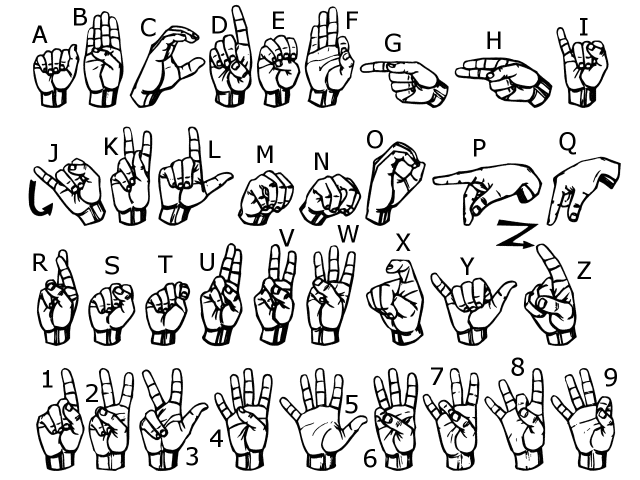
#> input picture signs.png, 1280 x 960 px, given in place of the camera (shown at 1/2 size)
$ python data_collection.py
#> lines starting #> are read from the running program, lines starting #| are printed output that depends on the picture; after the words box and inside, x2 and y2 are one past the last pixel; in counts of white or black regions, pixels touching at a corner belong together
import cv2
import os
import string

# Create the directory structure
if not os.path.exists("images"):
    os.makedirs("images")

for i in range(1,10):
    if not os.path.exists("images/" + str(i)):
        os.makedirs("images/" + str(i))

for i in string.ascii_uppercase:
    if not os.path.exists("images/" + i):
        os.makedirs("images/" + i)

# Train or test
mode = 'train'
directory = 'images' + '/'
minValue = 70

cap = cv2.VideoCapture(0)
interrupt = -1

while True:
    _, frame = cap.read()
#> frame is the input picture: shape (960, 1280, 3); min 0, max 255, mean 217.7
    # Simulating mirror image
    frame = cv2.flip(frame, 1)

    #Getting Count of existing images
    count = {
        '1': len(os.listdir(directory + "/1")),
        '2': len(os.listdir(directory + "/2")),
        '3': len(os.listdir(directory + "/3")),
        '4': len(os.listdir(directory + "/4")),
        '5': len(os.listdir(directory + "/5")),
        '6': len(os.listdir(directory + "/6")),
        '7': len(os.listdir(directory + "/7")),
        '8': len(os.listdir(directory + "/8")),
        '9': len(os.listdir(directory + "/9")),
        'a': len(os.listdir(directory + "/A")),
        'b': len(os.listdir(directory + "/B")),
        'c': len(os.listdir(directory + "/C")),
        'd': len(os.listdir(directory + "/D")),
        'e': len(os.listdir(directory + "/E")),
        'f': len(os.listdir(directory + "/F")),
        'g': len(os.listdir(directory + "/G")),
        'h': len(os.listdir(directory + "/H")),
        'i': len(os.listdir(directory + "/I")),
        'j': len(os.listdir(directory + "/J")),
        'k': len(os.listdir(directory + "/K")),
        'l': len(os.listdir(directory + "/L")),
        'm': len(os.listdir(directory + "/M")),
        'n': len(os.listdir(directory + "/N")),
        'o': len(os.listdir(directory + "/O")),
        'p': len(os.listdir(directory + "/P")),
        'q': len(os.listdir(directory + "/Q")),
        'r': len(os.listdir(directory + "/R")),
        's': len(os.listdir(directory + "/S")),
        't': len(os.listdir(directory + "/T")),
        'u': len(os.listdir(directory + "/U")),
        'v': len(os.listdir(directory + "/V")),
        'w': len(os.listdir(directory + "/W")),
        'x': len(os.listdir(directory + "/X")),
        'y': len(os.listdir(directory + "/Y")),
        'z': len(os.listdir(directory + "/Z"))
    }

    # Printing Count
    cv2.putText(frame, "MODE : "+mode, (10, 50), cv2.FONT_HERSHEY_PLAIN, 1, (0, 255, 255), 1)
#> frame: shape (960, 1280, 3); mean B, G, R 217.6, 217.7, 217.7
    cv2.putText(frame, "IMAGE COUNT", (10, 60), cv2.FONT_HERSHEY_PLAIN, 1, (0, 255, 255), 1)
#> frame: shape (960, 1280, 3); mean B, G, R 217.6, 217.7, 217.7
    cv2.putText(frame, "1 : " +  str(count['1']), (10, 80), cv2.FONT_HERSHEY_PLAIN, 1, (0, 255, 255), 1)
#> frame: shape (960, 1280, 3); mean B, G, R 217.6, 217.7, 217.7
    cv2.putText(frame, "2 : " +  str(count['2']), (10, 90), cv2.FONT_HERSHEY_PLAIN, 1, (0, 255, 255), 1)
#> frame: shape (960, 1280, 3); mean B, G, R 217.6, 217.7, 217.7
    cv2.putText(frame, "3 : "+ str(count['3']), (10, 100), cv2.FONT_HERSHEY_PLAIN, 1, (0, 255, 255), 1)
#> frame: shape (960, 1280, 3); mean B, G, R 217.6, 217.7, 217.7
    cv2.putText(frame, "4 : "+  str(count['4']), (10, 110), cv2.FONT_HERSHEY_PLAIN, 1, (0, 255, 255), 1)
#> frame: shape (960, 1280, 3); mean B, G, R 217.6, 217.7, 217.7
    cv2.putText(frame, "5 : "+  str(count['5']), (10, 120), cv2.FONT_HERSHEY_PLAIN, 1, (0, 255, 255), 1)
#> frame: shape (960, 1280, 3); mean B, G, R 217.5, 217.7, 217.7
    cv2.putText(frame, "6 : "+   str(count['6']), (10, 130), cv2.FONT_HERSHEY_PLAIN, 1, (0, 255, 255), 1)
#> frame: shape (960, 1280, 3); mean B, G, R 217.5, 217.7, 217.7
    cv2.putText(frame, "7 : " +str(count['7']), (10, 140), cv2.FONT_HERSHEY_PLAIN, 1, (0, 255, 255), 1)
#> frame: shape (960, 1280, 3); mean B, G, R 217.5, 217.7, 217.7
    cv2.putText(frame, "8 : " +str(count['8']), (10, 150), cv2.FONT_HERSHEY_PLAIN, 1, (0, 255, 255), 1)
#> frame: shape (960, 1280, 3); mean B, G, R 217.5, 217.7, 217.7
    cv2.putText(frame, "9 : " + str(count['9']), (10, 160), cv2.FONT_HERSHEY_PLAIN, 1, (0, 255, 255), 1)
#> frame: shape (960, 1280, 3); mean B, G, R 217.5, 217.7, 217.7
    cv2.putText(frame, "a : " + str(count['a']), (10, 170), cv2.FONT_HERSHEY_PLAIN, 1, (0, 255, 255), 1)
#> frame: shape (960, 1280, 3); mean B, G, R 217.5, 217.7, 217.7
    cv2.putText(frame, "b : " + str(count['b']), (10, 180), cv2.FONT_HERSHEY_PLAIN, 1, (0, 255, 255), 1)
#> frame: shape (960, 1280, 3); mean B, G, R 217.5, 217.7, 217.7
    cv2.putText(frame, "c : " + str(count['c']), (10, 190), cv2.FONT_HERSHEY_PLAIN, 1, (0, 255, 255), 1)
#> frame: shape (960, 1280, 3); mean B, G, R 217.5, 217.7, 217.7
    cv2.putText(frame, "d : " + str(count['d']), (10, 200), cv2.FONT_HERSHEY_PLAIN, 1, (0, 255, 255), 1)
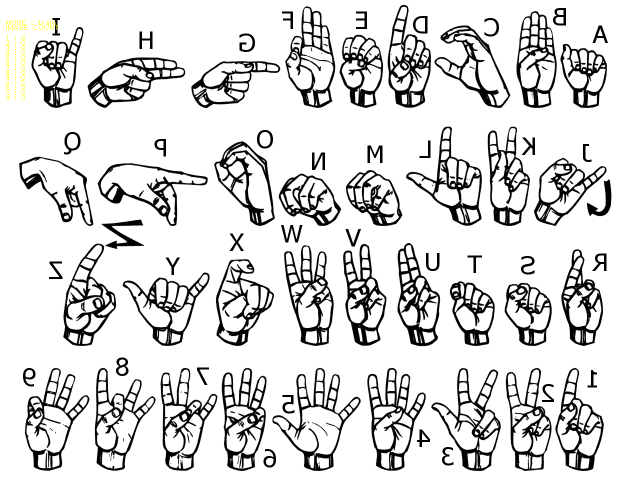
#> frame: shape (960, 1280, 3) (shown at 1/2 size); mean B, G, R 217.5, 217.7, 217.7
    cv2.putText(frame, "e : " + str(count['e']), (10, 210), cv2.FONT_HERSHEY_PLAIN, 1, (0, 255, 255), 1)
#> frame: shape (960, 1280, 3); under 0.01% of pixels changed, all inside (x1, y1, x2, y2) = (12, 200, 50, 210)
    cv2.putText(frame, "f : " + str(count['f']), (10, 220), cv2.FONT_HERSHEY_PLAIN, 1, (0, 255, 255), 1)
#> frame: shape (960, 1280, 3); mean B, G, R 217.4, 217.7, 217.7
    cv2.putText(frame, "g : " + str(count['g']), (10, 230), cv2.FONT_HERSHEY_PLAIN, 1, (0, 255, 255), 1)
#> frame: shape (960, 1280, 3); mean B, G, R 217.4, 217.7, 217.7
    cv2.putText(frame, "h : " + str(count['h']), (10, 240), cv2.FONT_HERSHEY_PLAIN, 1, (0, 255, 255), 1)
#> frame: shape (960, 1280, 3); mean B, G, R 217.4, 217.7, 217.7
    cv2.putText(frame, "i : " + str(count['i']), (10, 250), cv2.FONT_HERSHEY_PLAIN, 1, (0, 255, 255), 1)
#> frame: shape (960, 1280, 3); mean B, G, R 217.4, 217.7, 217.7
    cv2.putText(frame, "k : " + str(count['k']), (10, 260), cv2.FONT_HERSHEY_PLAIN, 1, (0, 255, 255), 1)
#> frame: shape (960, 1280, 3); mean B, G, R 217.4, 217.7, 217.7
    cv2.putText(frame, "l : " + str(count['l']), (10, 270), cv2.FONT_HERSHEY_PLAIN, 1, (0, 255, 255), 1)
#> frame: shape (960, 1280, 3); mean B, G, R 217.4, 217.7, 217.7
    cv2.putText(frame, "m : " + str(count['m']), (10, 280), cv2.FONT_HERSHEY_PLAIN, 1, (0, 255, 255), 1)
#> frame: shape (960, 1280, 3); mean B, G, R 217.4, 217.7, 217.7
    cv2.putText(frame, "n : " + str(count['n']), (10, 290), cv2.FONT_HERSHEY_PLAIN, 1, (0, 255, 255), 1)
#> frame: shape (960, 1280, 3); mean B, G, R 217.4, 217.7, 217.7
    cv2.putText(frame, "o : " + str(count['o']), (10, 300), cv2.FONT_HERSHEY_PLAIN, 1, (0, 255, 255), 1)
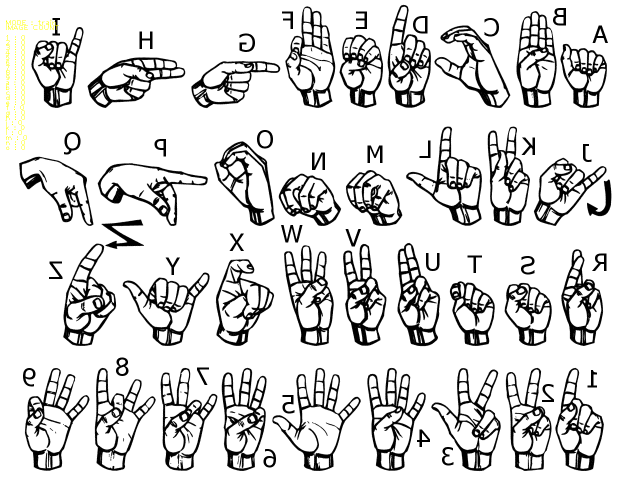
#> frame: shape (960, 1280, 3) (shown at 1/2 size); mean B, G, R 217.4, 217.7, 217.7
    cv2.putText(frame, "p : " + str(count['p']), (10, 310), cv2.FONT_HERSHEY_PLAIN, 1, (0, 255, 255), 1)
#> frame: shape (960, 1280, 3); under 0.01% of pixels changed, all inside (x1, y1, x2, y2) = (12, 300, 50, 313)
    cv2.putText(frame, "q : " + str(count['q']), (10, 320), cv2.FONT_HERSHEY_PLAIN, 1, (0, 255, 255), 1)
#> frame: shape (960, 1280, 3); mean B, G, R 217.3, 217.7, 217.7
    cv2.putText(frame, "r : " + str(count['r']), (10, 330), cv2.FONT_HERSHEY_PLAIN, 1, (0, 255, 255), 1)
#> frame: shape (960, 1280, 3); mean B, G, R 217.3, 217.7, 217.7
    cv2.putText(frame, "s : " + str(count['s']), (10, 340), cv2.FONT_HERSHEY_PLAIN, 1, (0, 255, 255), 1)
#> frame: shape (960, 1280, 3); mean B, G, R 217.3, 217.7, 217.7
    cv2.putText(frame, "t : " + str(count['t']), (10, 350), cv2.FONT_HERSHEY_PLAIN, 1, (0, 255, 255), 1)
#> frame: shape (960, 1280, 3); mean B, G, R 217.3, 217.7, 217.7
    cv2.putText(frame, "u : " + str(count['u']), (10, 360), cv2.FONT_HERSHEY_PLAIN, 1, (0, 255, 255), 1)
#> frame: shape (960, 1280, 3); mean B, G, R 217.3, 217.7, 217.7
    cv2.putText(frame, "v : " + str(count['v']), (10, 370), cv2.FONT_HERSHEY_PLAIN, 1, (0, 255, 255), 1)
#> frame: shape (960, 1280, 3); mean B, G, R 217.3, 217.7, 217.7
    cv2.putText(frame, "w : " + str(count['w']), (10, 380), cv2.FONT_HERSHEY_PLAIN, 1, (0, 255, 255), 1)
#> frame: shape (960, 1280, 3); mean B, G, R 217.3, 217.7, 217.7
    cv2.putText(frame, "x : " + str(count['x']), (10, 390), cv2.FONT_HERSHEY_PLAIN, 1, (0, 255, 255), 1)
#> frame: shape (960, 1280, 3); mean B, G, R 217.3, 217.7, 217.7
    cv2.putText(frame, "y : " + str(count['y']), (10, 400), cv2.FONT_HERSHEY_PLAIN, 1, (0, 255, 255), 1)
#> frame: shape (960, 1280, 3); mean B, G, R 217.3, 217.7, 217.7
    cv2.putText(frame, "z : " + str(count['z']), (10, 410), cv2.FONT_HERSHEY_PLAIN, 1, (0, 255, 255), 1)


    # Coordinates of the ROI
    x1 = int(0.5 * frame.shape[1])
#> x1 = 640
    y1 = 10
    x2 = frame.shape[1] - 10
#> x2 = 1270
    y2 = int(0.5 * frame.shape[1])
#> y2 = 640

    # Drawing the ROI
    cv2.rectangle(frame, (x1, y1), (x2, y2), (255, 0, 0), 1)
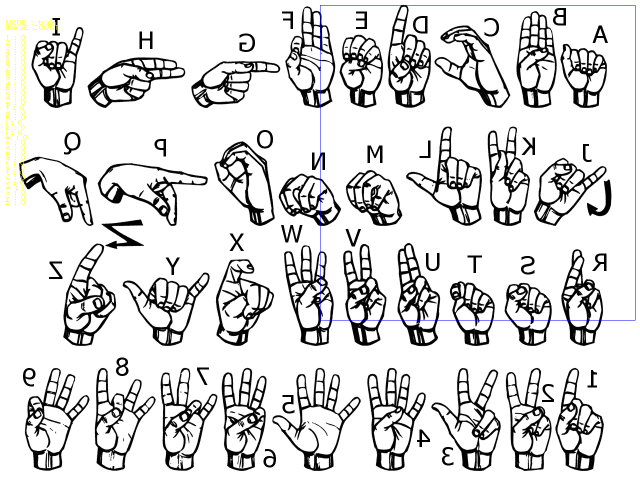
#> frame: shape (960, 1280, 3) (shown at 1/2 size); mean B, G, R 217.3, 217.2, 217.2
    # Extracting the ROI
    roi = frame[y1:x1, y2:x2].copy()
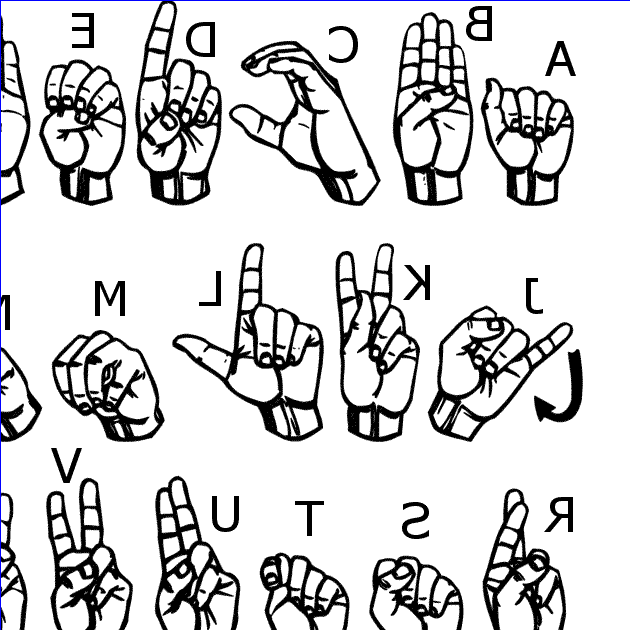
#> roi: shape (630, 630, 3); mean B, G, R 212.8, 212, 212

    cv2.imshow("Frame", frame)
    gray = cv2.cvtColor(roi, cv2.COLOR_BGR2GRAY)

    # Applying blur
    blur = cv2.GaussianBlur(gray, (5, 5), 2)
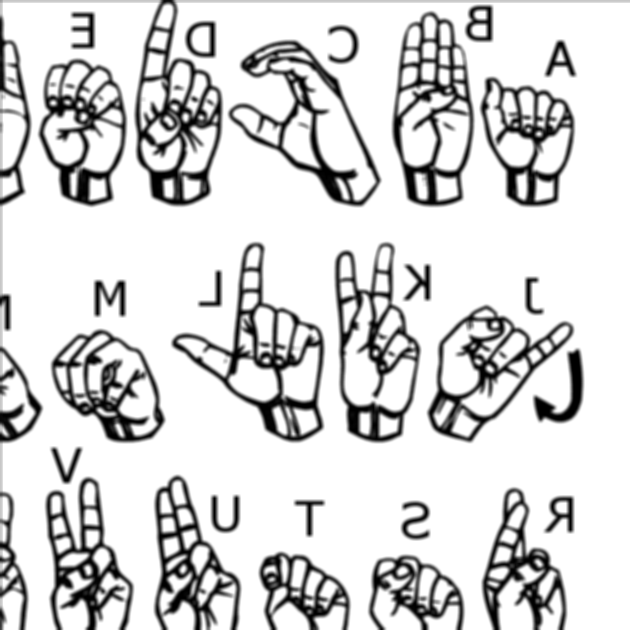
#> blur: shape (630, 630); min 0, max 255, mean 212.3

    # reducing feature from the images
    th3 = cv2.adaptiveThreshold(blur, 255, cv2.ADAPTIVE_THRESH_GAUSSIAN_C, cv2.THRESH_BINARY_INV, 11, 2)
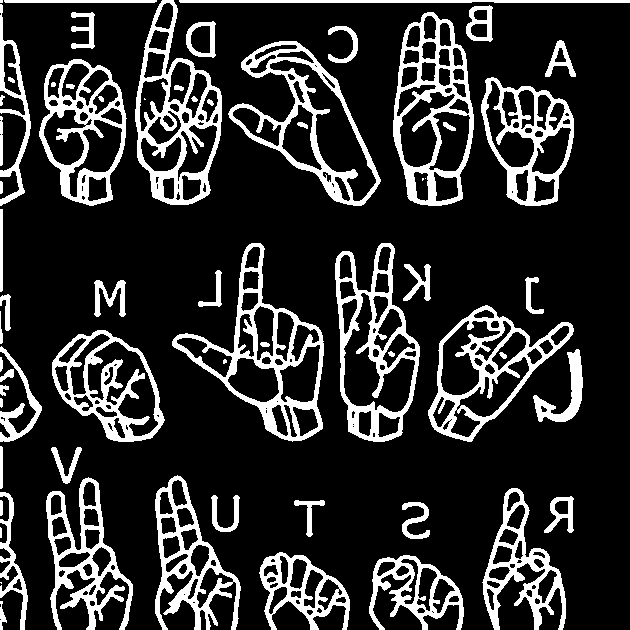
#> th3: shape (630, 630); 18.1% white; 66 white regions (6 under 20 px), largest, box (x1, y1, x2, y2) and area: (172, 243, 324, 442) 5428, (135, 0, 222, 205) 5350, (393, 12, 474, 206) 5064
    ret, test_image = cv2.threshold(th3, 70, 255, cv2.THRESH_BINARY_INV + cv2.THRESH_OTSU)
#> ret = 0
    ret, thresh_img = cv2.threshold(test_image, 180, 255, cv2.THRESH_BINARY_INV)


    thresh_img = cv2.resize(thresh_img, (300, 300))
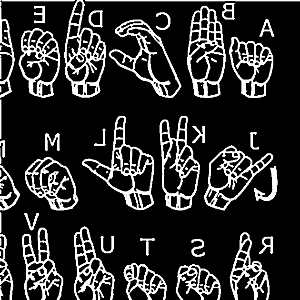
#> thresh_img: shape (300, 300); min 0, max 255, mean 46.1
    cv2.imshow("test", thresh_img)

    interrupt = cv2.waitKey(1)
#> (key e is pressed here)

    # capturing images
    if interrupt & 0xFF == 27:  # esc key
        break
    if interrupt & 0xFF == ord('1'):
        cv2.imwrite(directory + '1/' + str(count['1']) + '.jpg', roi)
    if interrupt & 0xFF == ord('2'):
        cv2.imwrite(directory + '2/' + str(count['2']) + '.jpg', roi)
    if interrupt & 0xFF == ord('3'):
        cv2.imwrite(directory+'3/'+str(count['3'])+'.jpg', roi)
    if interrupt & 0xFF == ord('4'):
        cv2.imwrite(directory+'4/'+str(count['4'])+'.jpg', roi)
    if interrupt & 0xFF == ord('5'):
        cv2.imwrite(directory+'5/'+str(count['5'])+'.jpg', roi)
    if interrupt & 0xFF == ord('6'):
        cv2.imwrite(directory+'6/'+str(count['6'])+'.jpg', roi)
    if interrupt & 0xFF == ord('7'):
        cv2.imwrite(directory+'7/'+str(count['7'])+'.jpg', roi)
    if interrupt & 0xFF == ord('8'):
        cv2.imwrite(directory+'8/'+str(count['8'])+'.jpg', roi)
    if interrupt & 0xFF == ord('9'):
        cv2.imwrite(directory+'9/'+str(count['9'])+'.jpg', roi)

    if interrupt & 0xFF == ord('a'):
        cv2.imwrite(directory + 'A/' + str(count['a']) + '.jpg', roi)
    if interrupt & 0xFF == ord('b'):
        cv2.imwrite(directory + 'B/' + str(count['b']) + '.jpg', roi)
    if interrupt & 0xFF == ord('c'):
        cv2.imwrite(directory + 'C/' + str(count['c']) + '.jpg', roi)
    if interrupt & 0xFF == ord('d'):
        cv2.imwrite(directory + 'D/' + str(count['d']) + '.jpg', roi)
    if interrupt & 0xFF == ord('e'):
        cv2.imwrite(directory + 'E/' + str(count['e']) + '.jpg', roi)
    if interrupt & 0xFF == ord('f'):
        cv2.imwrite(directory + 'F/' + str(count['f']) + '.jpg', roi)
    if interrupt & 0xFF == ord('g'):
        cv2.imwrite(directory + 'G/' + str(count['g']) + '.jpg', roi)
    if interrupt & 0xFF == ord('h'):
        cv2.imwrite(directory + 'H/' + str(count['h']) + '.jpg', roi)
    if interrupt & 0xFF == ord('i'):
        cv2.imwrite(directory + 'I/' + str(count['i']) + '.jpg', roi)
    if interrupt & 0xFF == ord('j'):
        cv2.imwrite(directory + 'J/' + str(count['j']) + '.jpg', roi)
    if interrupt & 0xFF == ord('k'):
        cv2.imwrite(directory + 'K/' + str(count['k']) + '.jpg', roi)
    if interrupt & 0xFF == ord('l'):
        cv2.imwrite(directory + 'L/' + str(count['l']) + '.jpg', roi)
    if interrupt & 0xFF == ord('m'):
        cv2.imwrite(directory + 'M/' + str(count['m']) + '.jpg', roi)
    if interrupt & 0xFF == ord('n'):
        cv2.imwrite(directory + 'N/' + str(count['n']) + '.jpg', roi)
    if interrupt & 0xFF == ord('o'):
        cv2.imwrite(directory + 'O/' + str(count['o']) + '.jpg', roi)
    if interrupt & 0xFF == ord('p'):
        cv2.imwrite(directory + 'P/' + str(count['p']) + '.jpg', roi)
    if interrupt & 0xFF == ord('q'):
        cv2.imwrite(directory + 'Q/' + str(count['q']) + '.jpg', roi)
    if interrupt & 0xFF == ord('r'):
        cv2.imwrite(directory + 'R/' + str(count['r']) + '.jpg', roi)
    if interrupt & 0xFF == ord('s'):
        cv2.imwrite(directory + 'S/' + str(count['s']) + '.jpg', roi)
    if interrupt & 0xFF == ord('t'):
        cv2.imwrite(directory + 'T/' + str(count['t']) + '.jpg', roi)
    if interrupt & 0xFF == ord('u'):
        cv2.imwrite(directory + 'U/' + str(count['u']) + '.jpg', roi)
    if interrupt & 0xFF == ord('v'):
        cv2.imwrite(directory + 'V/' + str(count['v']) + '.jpg', roi)
    if interrupt & 0xFF == ord('w'):
        cv2.imwrite(directory + 'W/' + str(count['w']) + '.jpg', roi)
    if interrupt & 0xFF == ord('x'):
        cv2.imwrite(directory + 'X/' + str(count['x']) + '.jpg', roi)
    if interrupt & 0xFF == ord('y'):
        cv2.imwrite(directory + 'Y/' + str(count['y']) + '.jpg', roi)
    if interrupt & 0xFF == ord('z'):
        cv2.imwrite(directory + 'Z/' + str(count['z']) + '.jpg', roi)

cap.release()
cv2.destroyAllWindows()
